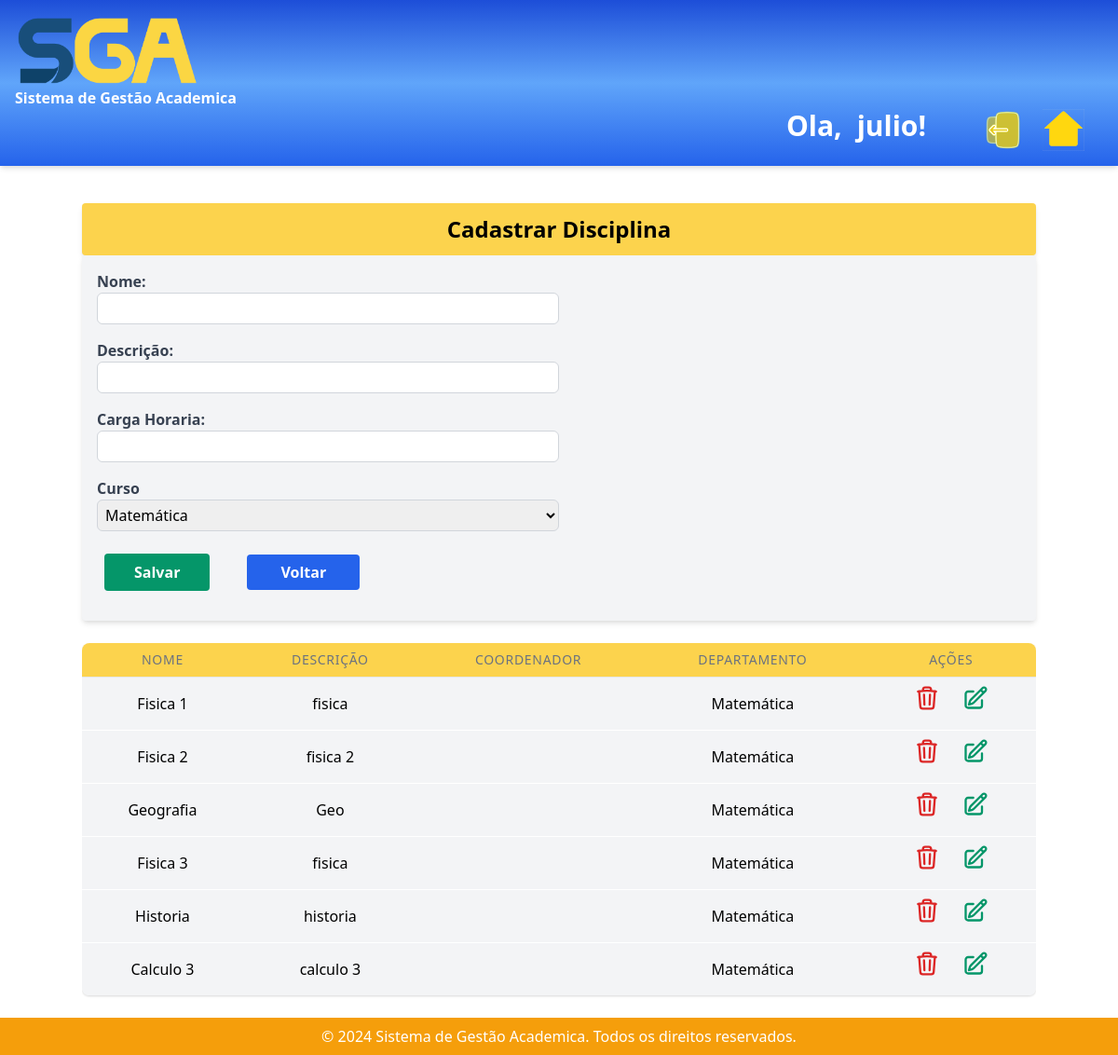
/criar_curso/ (signed in), run on an earlier commit of the app's database.
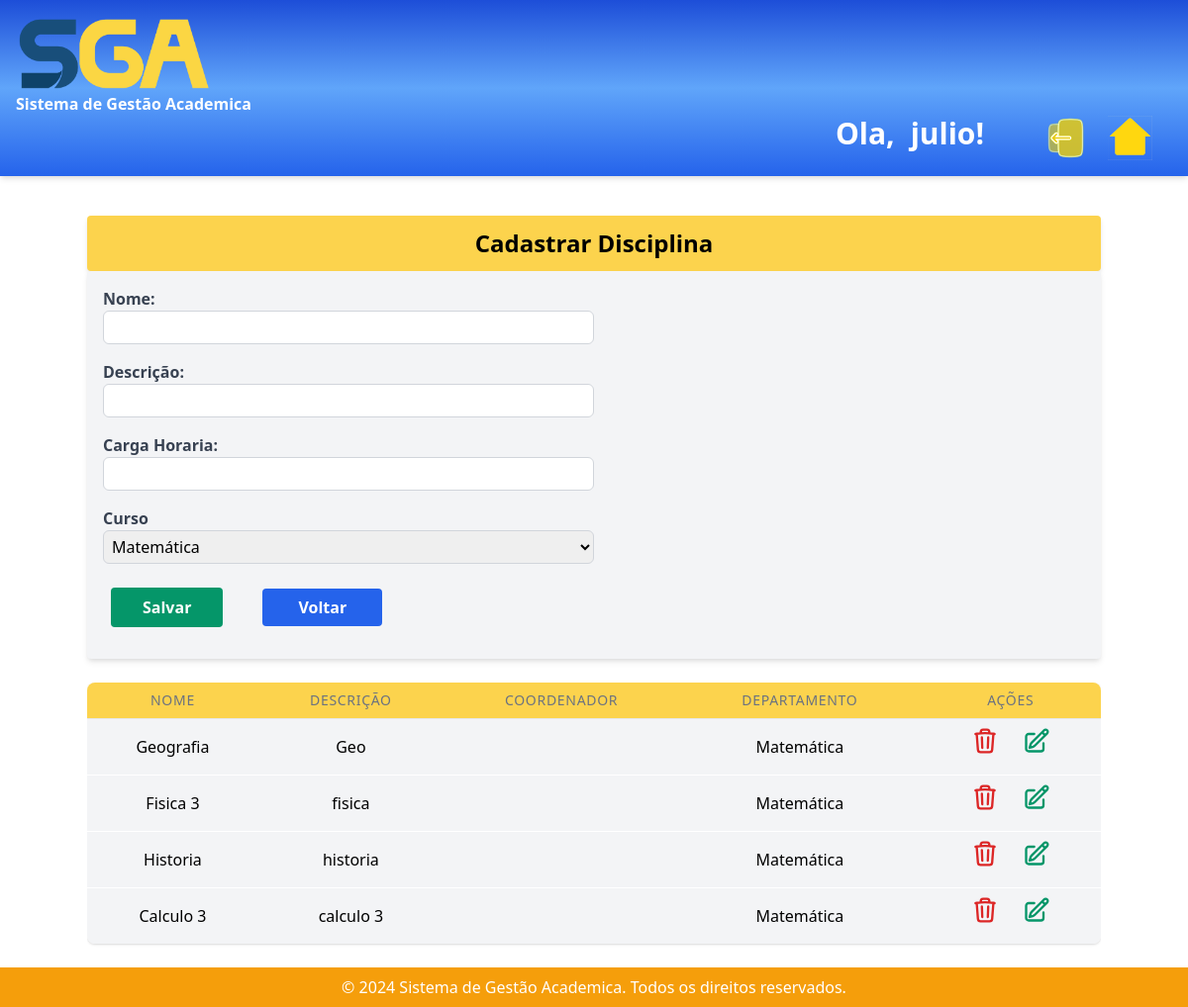
And on a later commit of the database.
### sistema_academico/models.py (models this page shows, shortened)
class Curso(models.Model):
    nome = models.CharField(max_length=100)
    descricao = models.TextField()
    nota = models.FloatField(null=True)
    situacao = models.CharField(max_length=10, null=True)
    carga_horaria = models.IntegerField()
    departamento = models.ForeignKey(Departamento, on_delete=models.CASCADE,default=1)

class Departamento(models.Model):
    nome = models.CharField(max_length=100)
    descricao = models.TextField()
    telefone = models.CharField(max_length=20, null=True, blank=True)
    email = models.EmailField()
    def __str__(self):
        return self.nome

### sistema_academico/views.py (the view, shortened to what this page needs)
# urls.py: path('criar_curso/', views.criar_curso, name='criar_curso'),
@login_required(login_url="/")
def criar_curso(request):
    cursos = Curso.objects.all()
    departamento = Departamento.objects.all()
    return render(request, 'criar_curso.html', {'cursos':cursos, 'departamento':departamento})

### sistema_academico/templates/criar_curso.html (shortened to what the changed rows need)
{% extends 'base.html' %}
{% block content %}
<div class="container mx-auto bg-yellow-300 mt-10 mb-0 p-3 shadow-md overflow-hidden sm:rounded">
  <h1 class="text-center font-bold text-2xl">Cadastrar Disciplina</h1>
</div>
<div class="container mx-auto">
  <div class="overflow-x-auto">
    <table class="min-w-full divide-y divide-gray-200 bg-white shadow overflow-hidden sm:rounded-lg mb-6">
      <thead class="bg-yellow-300 text-center">
        <tr>
          <th class="px-6 py-3 sm:px-4 sm:py-2 text-xs sm:text-sm font-medium text-gray-500 uppercase tracking-wider">Nome</th>
          <th class="px-6 py-3 sm:px-4 sm:py-2 text-xs sm:text-sm font-medium text-gray-500 uppercase tracking-wider">Descrição</th>
          <th class="px-6 py-3 sm:px-4 sm:py-2 text-xs sm:text-sm font-medium text-gray-500 uppercase tracking-wider">Coordenador</th>
          <th class="px-6 py-3 sm:px-4 sm:py-2 text-xs sm:text-sm font-medium text-gray-500 uppercase tracking-wider">Departamento</th>
          <th class="px-6 py-3 sm:px-4 sm:py-2 text-xs sm:text-sm font-medium text-gray-500 uppercase tracking-wider">Ações</th>
        </tr>
      </thead>
      <tbody class="bg-gray-100 divide-y divide-white text-center">
        {% for curso in cursos %}
        <tr>
          <td class="px-6 py-4 sm:px-4 sm:py-2 whitespace-nowrap">{{ curso.nome }}</td>
          <td class="px-6 py-6 sm:px-6 sm:py-4 whitespace-nowrap">{{ curso.descricao }}</td>
          <td class="px-6 py-6 sm:px-6 sm:py-4 whitespace-nowrap">{{ curso.coordenador }}</td>
          <td class="px-6 py-6 sm:px-6 sm:py-4 whitespace-nowrap">{{ curso.departamento }}</td>
          <td class="px-6 py-4 sm:px-4 sm:py-2 whitespace-nowrap flex justify-center items-center space-x-6 sm:space-x-6">
            <a href="{% url 'delete_curso' curso.id %}" class="text-red-600 hover:text-red-400">
            </a>
            <a href="{% url 'edite_curso' curso.id %}" class="text-green-600 hover:text-green-400">
            </a>
          </td>
        </tr>
        {% empty %}
        <tr>
          <td colspan="8" class="px-6 py-4 sm:px-4 sm:py-2 whitespace-nowrap">Nenhum Aluno encontrado.</td>
        </tr>
        {% endfor %}
      </tbody>
    </table>
  </div>
</div>
{% endblock %}

What changed in the data, as far as the page shows it:
removed Curso: nome "Fisica 1", descricao "fisica", departamento "Matemática"
removed Curso: nome "Fisica 2", descricao "fisica 2", departamento "Matemática"
